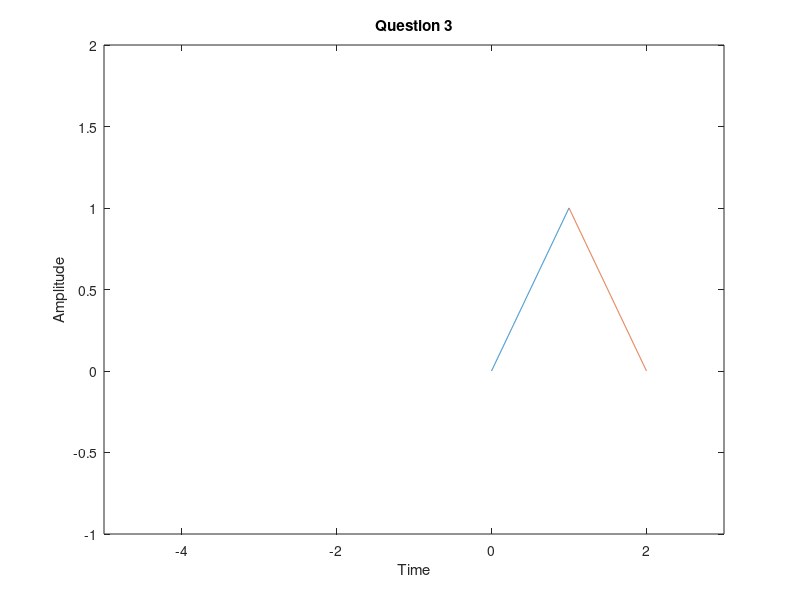

Source code (MATLAB):
T = input("Enter time : ")

t = 0 : 0.001 : 1;
y = t;
plot(t,y)
hold on

t = 1 : 0.001 : 2;
y = 2-t;
plot(t,y)
hold on

axis([-T 3 -1 2])

xlabel("Time")
ylabel("Amplitude")
title("Question 3")
